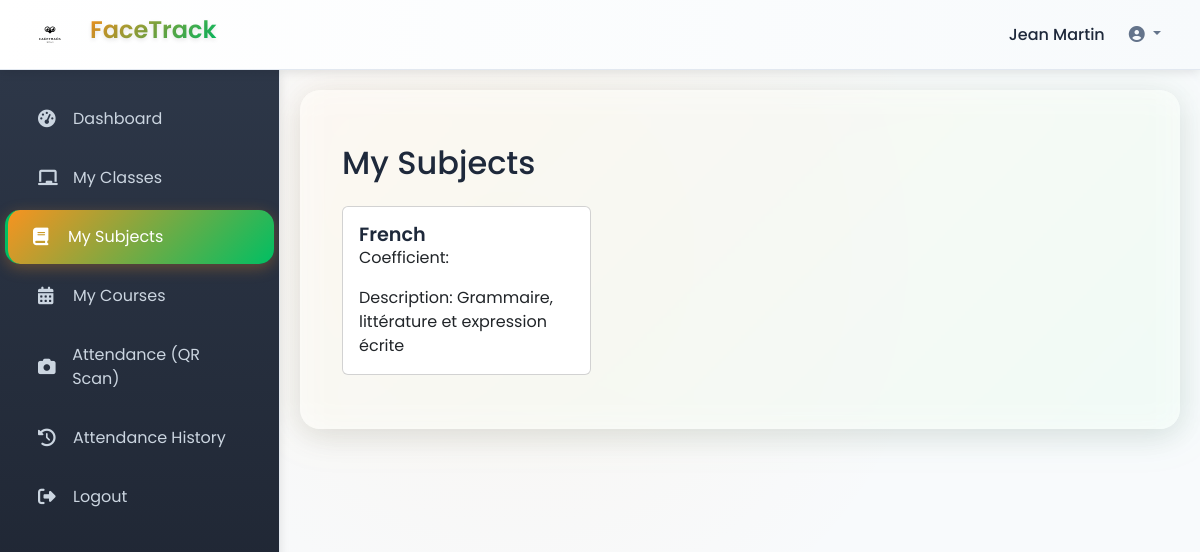
/enseignant/matieres/ (signed in), run on the app's committed database.
### school/models.py (models this page shows, shortened)
class User(AbstractUser):
    ROLE_CHOICES = [
        ('ADMIN', 'Administrator'),
        ('ENSEIGNANT', 'Teacher'),
        ('ELEVE', 'Student'),
        ('PARENT', 'Parent'),
    ]
    role = models.CharField(max_length=20, choices=ROLE_CHOICES, default='ELEVE')
    date_naissance = models.DateField(null=True, blank=True)
    adresse = models.TextField(blank=True)
    telephone = models.CharField(max_length=15, blank=True)

class Matiere(models.Model):
    nom = models.CharField(max_length=100)
    code = models.CharField(max_length=10, unique=True, editable=False)  # généré automatiquement
    description = models.TextField(blank=True)
    coefficient = models.IntegerField(
        default=1,
        validators=[MinValueValidator(1), MaxValueValidator(10)]
    )

### school/views.py (the view)
# urls.py: path('enseignant/matieres/', views.teacher_subjects, name='teacher_subjects'),
def teacher_subjects(request):
    """View to display the teacher's subjects"""
    if request.user.role != 'ENSEIGNANT':
        messages.error(request, 'Access denied.')
        return redirect('login')
    try:
        enseignant = Enseignant.objects.get(user=request.user)
        matieres = enseignant.matieres.all()
        context = {
            'enseignant': enseignant,
            'matieres': matieres,
        }
        return render(request, 'teacher_subjects.html', context)
    except Enseignant.DoesNotExist:
        messages.error(request, 'Teacher profile not found.')
        return redirect('login')

### school/templates/teacher_subjects.html (shortened to what this page needs)
{% extends 'dashboard_base.html' %}
{% load static %}
{% block sidebar %}
    {% include 'sidebar_teacher.html' %}
{% endblock %}
{% block content %}
<div class="container mt-4">
    <h2 class="mb-4">My Subjects</h2>
    {% if matieres %}
    <div class="row">
        {% for matiere in matieres %}
        <div class="col-md-6 col-lg-4 mb-4">
            <div class="card h-100">
                <div class="card-body">
                    <h5 class="card-title">{{ matiere.nom }}</h5>
                    <p class="card-text">Coefficient: {{ matiere.coef }}</p>
                    <p class="card-text">Description: {{ matiere.description|default:'-' }}</p>
                </div>
            </div>
        </div>
        {% endfor %}
    </div>
    {% else %}
    <div class="alert alert-info">No subjects assigned.</div>
    {% endif %}
</div>
{% endblock %}

### school/templates/dashboard_base.html (shortened to what this page needs)
<!DOCTYPE html>
<html lang="en">
<head>
    <link href="https://cdn.jsdelivr.net/npm/bootstrap@5.3.3/dist/css/bootstrap.min.css" rel="stylesheet">
    <link rel="stylesheet" href="https://cdnjs.cloudflare.com/ajax/libs/font-awesome/6.4.0/css/all.min.css">
    {% load static %}
    <link rel="stylesheet" href="{% static 'css/dashboard.css' %}">
    <link rel="stylesheet" href="{% static 'css/dashboard_enhancements.css' %}">
</head>
<body>
    <header class="dashboard-header">
        <div class="header-left">
            <div class="logo-container">
                <img src="{% static 'imgs/FaceTrack-logo.svg' %}" alt="FaceTrack Logo" class="logo">
            </div>
            <h1 class="college-name">FaceTrack</h1>
        </div>
        <div class="header-right">
            <div class="user-profile">
                <span class="user-name">{{ user.get_full_name|default:user.username }}</span>
                <div class="dropdown profile-dropdown">
                    <button class="btn btn-link dropdown-toggle" type="button" id="profileDropdown"
                        data-bs-toggle="dropdown" data-bs-auto-close="true" aria-expanded="false">
                        <i class="fas fa-user-circle"></i>
                    </button>
                </div>
            </div>
        </div>
    </header>
    <aside class="dashboard-sidebar">
        <nav class="sidebar-nav">
            {% block sidebar %}{% endblock %}
        </nav>
    </aside>
    <main class="dashboard-main">
        <div class="main-container">
            {% block content %}{% endblock %}
        </div>
    </main>
</body>
</html>

### school/static/css/dashboard.css (style rules this page uses)
:root { --primary-color: #f79320; --primary-hover: #e6851a; --accent-color: #00bf63; --accent-hover: #00a857; --text-primary: #1e293b; --text-secondary: #64748b; --border-color: #e2e8f0; --bg-light: #f8fafc; --bg-gradient: linear-gradient(135deg, #667eea 0%, #764ba2 100%); --bg-pattern: radial-gradient( circle at 25% 25%, rgba(247, 147, 32, 0.05) 0%, transparent 50% ); --shadow: 0 2px 10px rgba(0, 0, 0, 0.1); --shadow-hover: 0 4px 20px rgba(0, 0, 0, 0.15); --card-bg: linear-gradient(145deg, #ffffff 0%, #f8fafc 100%); --sidebar-bg: linear-gradient(180deg, #2d3748 0%, #1a202c 100%); --header-bg: linear-gradient(90deg, #ffffff 0%, #f7fafc 100%); }
* { margin: 0; padding: 0; box-sizing: border-box; }
body { font-family: "Poppins", Arial, sans-serif; background: var(--bg-light); background-image: var(--bg-pattern); color: var(--text-primary); overflow-x: hidden; position: relative; }
body::before { content: ""; position: fixed; top: 0; left: 0; width: 100%; height: 100%; background: radial-gradient( circle at 20% 80%, rgba(247, 147, 32, 0.03) 0%, transparent 50% ), radial-gradient( circle at 80% 20%, rgba(0, 191, 99, 0.03) 0%, transparent 50% ); pointer-events: none; z-index: -1; }
.dashboard-header { position: fixed; top: 0; left: 0; right: 0; height: 70px; background: var(--header-bg); border-bottom: 1px solid var(--border-color); display: flex; align-items: center; justify-content: space-between; padding: 0 30px; z-index: 1000; box-shadow: var(--shadow); backdrop-filter: blur(10px); }
.header-left { display: flex; align-items: center; gap: 20px; }
.logo-container .logo { width: 40px; height: 40px; filter: none; transition: transform 0.3s ease; }
.college-name { font-size: 1.5rem; font-weight: 600; background: linear-gradient( 135deg, var(--primary-color), var(--accent-color) ); -webkit-background-clip: text; -webkit-text-fill-color: transparent; background-clip: text; }
.header-right { display: flex; align-items: center; }
.user-profile { display: flex; align-items: center; gap: 15px; }
.user-name { font-weight: 500; color: var(--text-primary); }
.profile-dropdown .btn { color: var(--text-secondary); text-decoration: none; padding: 8px; transition: all 0.3s ease; }
.dashboard-sidebar { position: fixed; left: 0; top: 70px; width: 280px; height: calc(100vh - 70px); background: var(--sidebar-bg); border-right: 1px solid var(--border-color); overflow-y: auto; z-index: 999; box-shadow: var(--shadow); }
.sidebar-nav { padding: 20px 0; }
.dashboard-main { margin-left: 280px; margin-top: 70px; min-height: calc(100vh - 70px); background: var(--bg-light); background-image: var(--bg-pattern); padding: 20px; }
.main-container { padding: 30px; background: rgba(255, 255, 255, 0.7); border-radius: 20px; backdrop-filter: blur(10px); box-shadow: 0 8px 32px rgba(0, 0, 0, 0.1); }
.card-title { font-size: 1.2rem; font-weight: 600; color: var(--text-primary); margin: 0; }

### school/static/css/dashboard_enhancements.css (style rules this page uses)
.btn { border-radius: 12px; font-weight: 500; transition: all 0.3s ease; position: relative; overflow: hidden; }
.btn::before { content: ""; position: absolute; top: 0; left: -100%; width: 100%; height: 100%; background: linear-gradient( 90deg, transparent, rgba(255, 255, 255, 0.2), transparent ); transition: left 0.5s ease; }
.college-name { text-shadow: 0 2px 4px rgba(0, 0, 0, 0.1); }
.main-container { position: relative; }
.main-container::before { content: ""; position: absolute; top: -10px; left: -10px; right: -10px; bottom: -10px; background: linear-gradient( 135deg, rgba(247, 147, 32, 0.05), rgba(0, 191, 99, 0.05) ); border-radius: 25px; z-index: -1; filter: blur(20px); }

### data on the page
User: get_full_name "Jean Martin"
Matiere: nom "French", description "Grammaire, littérature et expression écrite"
